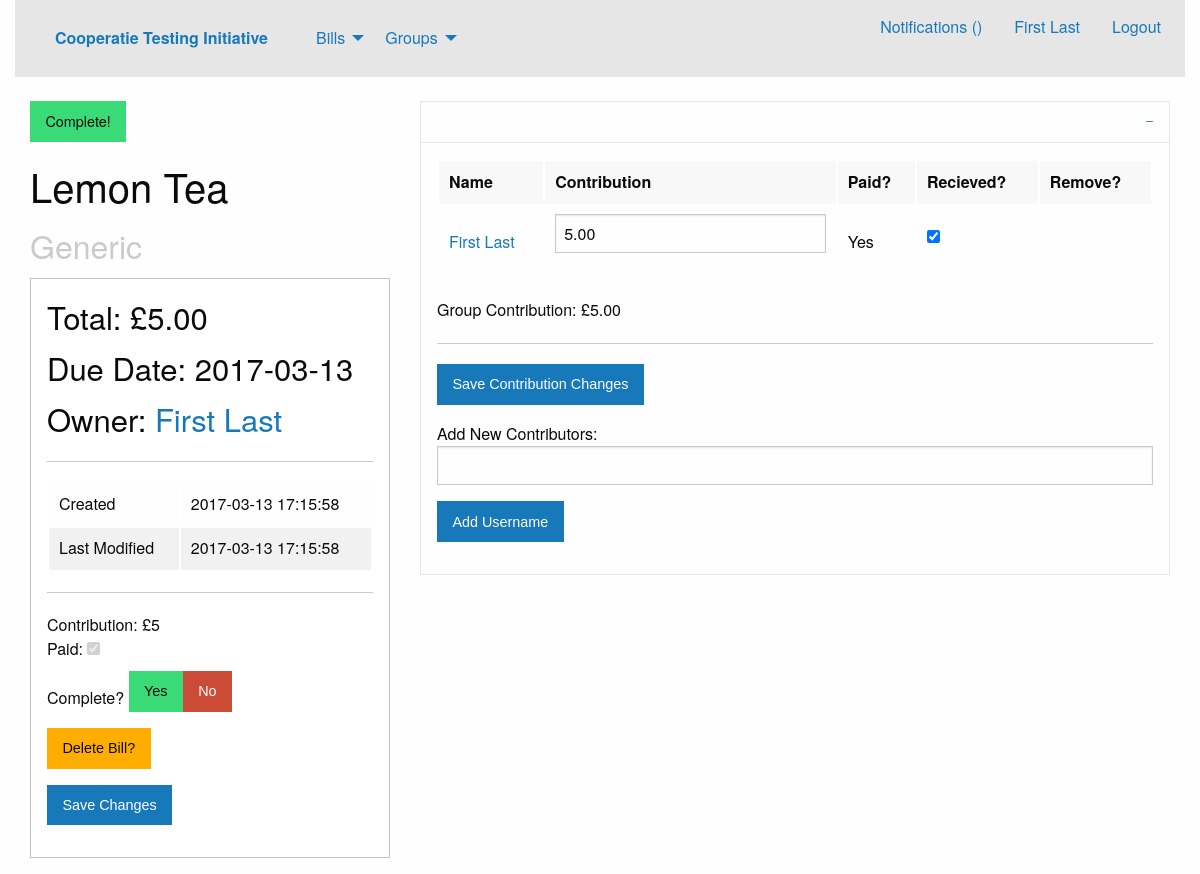
/viewBill.php?bid=4 (signed in), run on the app's committed database.
### tables this page shows
CREATE TABLE users
(
	userID INTEGER NOT NULL UNIQUE PRIMARY KEY AUTOINCREMENT,
	username VARCHAR(30) NOT NULL UNIQUE,
	realname VARCHAR(30) NOT NULL,
	pass VARCHAR(50) NOT NULL,
	salt VARCHAR(50) NOT NULL,
	email VARCHAR(50) NOT NULL UNIQUE,
	createTS TIMESTAMP DEFAULT CURRENT_TIMESTAMP,
	lastlogTS TIMESTAMP DEFAULT CURRENT_TIMESTAMP
);

CREATE TABLE bills
(
	billID INTEGER NOT NULL UNIQUE PRIMARY KEY AUTOINCREMENT,
	name VARCHAR(50) NOT NULL,
	total DOUBLE NOT NULL,
	typeID INTEGER NOT NULL DEFAULT 1,
	createTS TIMESTAMP DEFAULT CURRENT_TIMESTAMP,
	editTS TIMESTAMP DEFAULT CURRENT_TIMESTAMP,
	dueTS TIMESTAMP NOT NULL DEFAULT CURRENT_DATE,
	complete BOOLEAN NOT NULL DEFAULT FALSE,
	FOREIGN KEY(typeID) REFERENCES billTypes(typeID)
);

CREATE TABLE billTypes
(
	typeID INTEGER NOT NULL UNIQUE PRIMARY KEY AUTOINCREMENT,
	typename VARCHAR(30) NOT NULL,
	icon VARCHAR(50)
);

CREATE TABLE billContributors
(
	billID INTEGER NOT NULL,
	userID INTEGER NOT NULL,
	groupID INTEGER DEFAULT 0,
	owner BOOLEAN NOT NULL DEFAULT FALSE,
	ammount DOUBLE NOT NULL DEFAULT 0,
	paid BOOLEAN NOT NULL DEFAULT FALSE,
	recieved BOOLEAN NOT NULL DEFAULT FALSE,
	PRIMARY KEY(billID, userID),
	FOREIGN KEY(billID) REFERENCES bills(billID),
	FOREIGN KEY(userID) REFERENCES users(userID),
	FOREIGN KEY(groupID) REFERENCES groups(groupID)
);

### database.php (called while the page is built, shortened)
<?php
class Database {
	private $database;
	function __construct() {
		$this->database = $this->getConnection();
	}
	function prepare($query) {
		return $this->database->prepare($query);
	}
	private function getConnection() {
		$conn = new SQLite3('bill.db');
		return $conn;
	}
}
?>

### viewBill.php (the view, shortened to what this page needs)
<?php session_start();
$uid = $_SESSION["uid"];
?>
<?php require "header.php"?>
<?php
	$bid = $_GET["bid"];
	$db = new Database();
	$editBill = false;
	$stmt = $db->prepare("SELECT owner FROM billContributors
		WHERE userID = :uid AND billID = :bid");
	$stmt->bindValue(":bid", $bid, SQLITE3_INTEGER);
	$stmt->bindValue(":uid", $uid, SQLITE3_INTEGER);
	$result = $stmt->execute();
	$check = $result->fetchArray();
	if(!empty($check)) {
		if ($check["owner"] != 0) $editBill = true;
	}
	$stmt = $db->prepare("SELECT * FROM bills
		INNER JOIN billTypes ON bills.typeID = billTypes.typeID
		INNER JOIN billContributors ON billContributors.billID = bills.billID
		WHERE bills.billID = :bid AND billContributors.userID = :uid");
	$stmt->bindValue(":bid", $bid, SQLITE3_INTEGER);
	$stmt->bindValue(":uid", $uid, SQLITE3_INTEGER);
	$result = $stmt->execute();
	$billData = $result->fetchArray();
	if ($billData["complete"] != 0)
		$complete = '<span class="button success">Complete!</span> ';
	else
		$complete = '<span class="button alert">Incomplete</span> ';
	$stmt = $db->prepare("SELECT users.userID, users.realname FROM users
		INNER JOIN billContributors ON billContributors.userID = users.userID
		WHERE billContributors.billID = :bid AND billContributors.owner = 1");
	$stmt->bindValue(":bid", $bid, SQLITE3_INTEGER);
	$result = $stmt->execute();
	$ownerData = $result->fetchArray();
	echo '
	<div class="column large-4">
		'.$complete.'<h2>'.$billData["name"].'<br /><small>'.$billData["typename"].'</small></h2>
		<div class="callout">
			<h3>Total: £'.number_format($billData["total"], 2).'</h3>
			<h3>Due Date: '.$billData["dueTS"].'</h3>
			<h3>Owner: <a href="profile.php?uid='.$ownerData["userID"].'">'.$ownerData["realname"].'</a></h3>
			<hr />
			<table><tr><td>Created</td><td>'.$billData["createTS"].'</td></tr>
			<tr><td>Last Modified</td><td>'.$billData["editTS"].'</td></tr></table>
			<hr />
			<div id="controlPanel">
				<input type="hidden" id="curBill" value="'.$bid.'" />
				<input type="hidden" id="editBill" value="'.$editBill.'" />
				Contribution: £<span id="selfCon">'.$billData["ammount"].'</span><br />
				Paid: <input type="checkbox" name="selfPaid" ';
	if ($billData["paid"] != 0) echo 'checked ';
	if ($billData["recieved"] != 0) echo 'disabled ';
	echo '/><br />';
	if (!$editBill) echo '
				<button id="selfRemove" class="button alert">Remove Self</button><br />';
	else echo '
				Complete? <button id="completeYes" class="button success">Yes</button><button id="completeNo" class="button alert">No</button><br />
				<button id="dbill" class="button warning">Delete Bill?</button>
				<button id="dbyes" class="button alert dbbs" style="display:none">Delete Bill!</button>
				<button id="dbno" class="button dbbs" style="display:none">Never Mind</button><br />';
	echo'
				<button class="button">Save Changes</button>
			</div>
		</div>
	</div>';
	$stmt = $db->prepare("SELECT * FROM billContributors
	INNER JOIN users ON billContributors.userID = users.userID
	LEFT JOIN groups ON billContributors.groupID = groups.groupID
	WHERE billContributors.billID = :bid ORDER BY billContributors.groupID");
	$stmt->bindValue(":bid", $bid, SQLITE3_INTEGER);
	$result = $stmt->execute();
	$lgid = -1;
	echo '
	<div id="groupCollate" class="column large-8">
		<ul class="accordion" data-accordion data-multi-expand="true" data-allow-all-closed="true">';
	while ($user = $result->fetchArray()) {
		if ($lgid != $user["groupID"]) {
			echo '
			<li class="accordion-item is-active" data-accordion-item>
				<a href="#" class="accordion-title">'.$user["name"].'</a>
				<div class="accordion-content" data-tab-content>
					<table>
					<thead>
						<tr>
						<td>Name</td>
						<td>Contribution</td>
						<td>Paid?</td>
						<td>Recieved?</td>';
			if ($editBill) echo '
						<td>Remove?</td>';
			echo '
						</tr>
					</thead>
					<tbody>';
			$lgid = $user["groupID"];
		}
		if ($user["paid"] != 0) $paid = "Yes";
		else $paid = "No";
		$ammount = number_format($user["ammount"],2);
		echo '
						<tr id="'.$user["userID"].'">
						<td><a href="profile.php?uid='.$user["userID"].'">'.$user["realname"].'</a></td><td>';
		if ($editBill) echo '
						<input type="number" name="ammount" step="0.01" min="0" required value="'.$ammount.'"/>';
		else echo '
						<input type="hidden" value="'.$ammount.'" name="ammount"/>£'.$ammount;
		echo '
						</td><td>'.$paid.'</td>';
		if ($editBill) {
			echo '
						<td><input type="checkbox" name="recieve" ';
			if ($user["recieved"] != 0) echo 'checked ';
			if ($user["paid"] == 0) echo 'disabled ';
			echo '/></td>
						<td>';
			echo'
						</td>';
		} else {
			echo '
						<td>';
			if ($user["recieved"] != 0) echo 'Yes'; else echo 'No';
			echo '</td>';
		}
		echo '
						</tr>';
	}
	echo '
					</tbody>
					</table>
					Group Contribution: £<span class="groupContributionTally" id="gc-'.$lgid.'">0</span>';
	if ($editBill) {
		echo '
					<hr />
					<button class="saveConChanges button">Save Contribution Changes</button><br />
					<span class="saveConChangeMsg"></span>';
		if ($lgid == 0) echo '
					Add New Contributors:
					<div class="addcGen">';
		else echo '
					Add From Group:
					<div class="addG">';
		echo '
						<input type="text" name="username" pattern="[a-zA-Z0-9]+" maxlength="30" required />
						<button type="submit" class="button">Add Username</button>
						<input type="hidden" value="'.$lgid.'" name="gid" />
						<span class="errZone" style="display:none"></span>
					</div>';
	}
	echo '
				</div>
			</li>
		</ul>
	</div>';
?>
<?php require_once "footer.php"?>

### header.php (shortened to what this page needs)
<?php
require_once 'database.php';
$isLog = !empty($_SESSION["uid"]);
if ($isLog) {
	$db = new Database();
	$stmt = $db->prepare("SELECT realname FROM users WHERE userID = :uid");
	$stmt->bindValue(":uid", $_SESSION["uid"], SQLITE3_INTEGER);
	$result = $stmt->execute();
	$temp = $result->fetchArray();
	$name = $temp["realname"];
}
?>
<!DOCTYPE html>
<html class="no-js" lang="en" dir="ltr">
  <head>
    <link rel="stylesheet" href="css/foundation.css">
    <link rel="stylesheet" href="css/app.css">
  </head>
</head>
<body>
		<div class="large-12 columns row">
			<div class="top-bar">
				<div class="top-bar-left">
					<ul class="dropdown menu" data-dropdown-menu>
						<li class="menu-text"><a href="index.php">Cooperatie Testing Initiative</a></li>
						<li>
							<a href="bills.php">Bills</a>
						</li>
						<li>
							<a href="groups.php">Groups</a>
						</li>
					</ul>
				</div>
				<?php if ($isLog) echo '
				<input type="hidden" id="seshUser" value="'.$_SESSION["uid"].'" />
				<script>
				$(function() {
					var id = $("#seshUser").attr("value");
					function checkNoti() {
						$.post("getNotifications.php", {uid: id}, function(data, status) {
								$("#notinumber").html(data);
							});
						console.log("Checked");
					}
					checkNoti();
					setInterval(checkNoti, 2000);
				});
				</script>
				<div class="top-bar-right">
					<ul class="menu">
						<li><a href="notifications.php">Notifications (<span id="notinumber"></span>)</a></li>
						<li><a href="profile.php">'.$name.'</a></li>
						<li><a href="logout.php">Logout</a></li>
					</ul>
				</div>';?>
			</div>
	</div>
	<div class="row">
		<div class="columns large-12">

### data on the page
users: realname "First Last"
bills: name "Lemon Tea", typeID.typename "Generic", total "5.00", dueTS "2017-03-13", createTS "2017-03-13 17:15:58", editTS "2017-03-13 17:15:58", billcontributors.ammount "5"
billcontributors: recieved "☑", owner "Remove?", userID.realname "First Last", ammount "5.00", paid "Yes", paid "☑"

### other printed values
$ownerData["realname"] "First Last"
